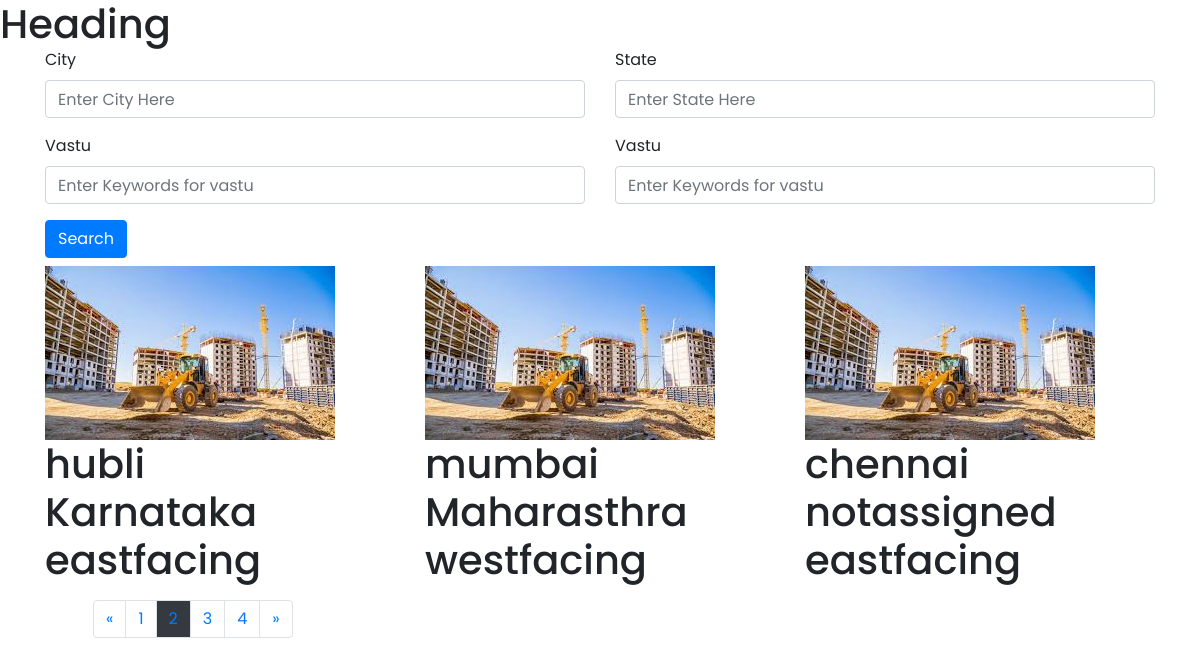
Before: /site/list/?page=2 with the older database file.
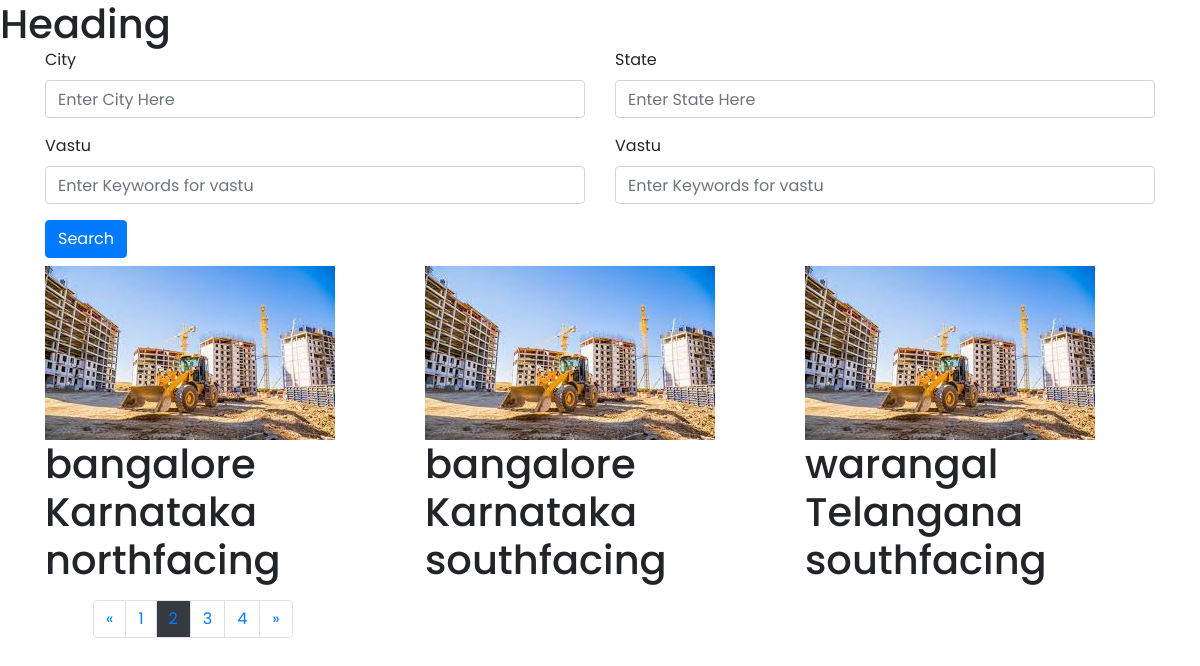
After: the same page with the newer database file.
### build/models.py (models this page shows, shortened)
class Prop(models.Model):
    city = models.CharField(max_length=30,unique=False)
    state = models.CharField(max_length=30,unique=False)
    photo = models.ImageField(default='default.png',upload_to='site_photos',blank=True,null=True)
    vastu = models.CharField(max_length=50,unique=False)
    cost = models.IntegerField(unique=False,default=100)
    facilities = models.CharField(max_length=50,unique=False)
    date_added = models.DateTimeField(default=datetime.now,blank=True)

### build/views.py (the view)
# urls.py: path('list/',search,name='list'),
def search(request):
    prop = Prop.objects.order_by('-date_added')
    if 'city' in request.GET:
        city = request.GET['city']
        if city:
            prop = prop.filter(city__iexact=city)
    if 'state' in request.GET:
        state = request.GET['state']
        if state:
            prop = prop.filter(state__iexact=state)
    """
    if 'bedrooms'in request.GET:
        bedrooms=request.GET['bedrooms']
        if bedrooms:
            listings=listings.filter(bedrooms__lte=bedrooms)
    #price
    if 'price'in request.GET:
        price=request.GET['price']
        if price:
            listings=listings.filter(price__lte=price)
    """
    pageCursor = Paginator(prop, 3)
    page = request.GET.get("page")
    try:
        prop_list = pageCursor.page(page)
    except PageNotAnInteger:
        prop_list = pageCursor.page(1)
    except EmptyPage:
        prop_list = pageCursor.page(pageCursor.num_pages)
    context = {'prop_list': prop_list,
               }
    return render(request, 'build/build_list.html', context)

### build/templatetags/urlHelper.py (called while the page is built)
@register.simple_tag
def relative_url(value, field_name, urlencode=None):
    url = '?{}={}'.format(field_name, value)
    if urlencode:
        querystring = urlencode.split('&')
        filtered_querystring = filter(
            lambda p: p.split('=')[0] != field_name, querystring)
        encoded_querystring = '&'.join(filtered_querystring)
        url = '{}&{}'.format(url, encoded_querystring)
    return url

### templates/build/build_list.html (shortened to what this page needs)
<!DOCTYPE html>
{% load urlHelper %}
{% load static %}
<html lang="en">
  <head>
    <link rel="stylesheet" href="{% static 'home/css/flex-slider.css' %}" />
    <link rel="stylesheet" href="{% static 'home/css/bootstrap.min.css' %}" />
    <link rel="stylesheet" href="{% static 'home/css/font-awesome.css' %} " />
    <link
      rel="stylesheet"
      href="{% static 'home/css/templatemo-lava.css' %} "
    />
    <link rel="stylesheet" href="{% static 'home/css/owl-carousel.css' %} " />
  </head>
  <body>
    <h1>Heading</h1>
    <div class="container">
      <form action="{% url 'build:list' %}">
        <div class="row">
          <div class="col">
          <div class="form-group">
            <label for="formGroupExampleInput">City</label>
            <input
              type="text"
              name="city"
              class="form-control"
              id="formGroupExampleInput"
              placeholder="Enter City Here"
            />
          </div>
          </div>
          <div class="col">
          <div class="form-group">
            <label for="formGroupExampleInput2">State</label>
            <input
              type="text"
              name="state"
              class="form-control"
              id="formGroupExampleInput2"
              placeholder="Enter State Here"
            />
          </div>
          </div>
          <div class="col">
            <div class="form-group">
              <label for="formGroupExampleInput2">Vastu</label>
              <input
                type="text"
                name="vastu"
                class="form-control"
                id="formGroupExampleInput2"
                placeholder="Enter Keywords for vastu"
              />
            </div>
          </div>
          <div class="col">
            <div class="form-group">
              <label for="formGroupExampleInput2">Vastu</label>
              <input
                type="text"
                name="vastu"
                class="form-control"
                id="formGroupExampleInput2"
                placeholder="Enter Keywords for vastu"
              />
            </div>
          </div>
        </div>
        <button class="btn btn-primary mb-2" type="submit">Search</button>
      </form>
    </div>
    <div class="container">
      <div class="row">
      {% for build in prop_list %}
      <div class="col">
        <img id="propic" alt="Img Not Found ;(" src="{{ build.photo.url }}" />
        <h1>{{build.city}}</h1>
        <h1>{{build.state}}</h1>
        <h1>{{build.vastu}}</h1>
      </div>
    {% endfor %}
      </div>
      <div class="mx-5 my-3">
        <nav aria-label="Page navigation example">
          <ul class="pagination pagination-md">
            {%if prop_list.has_previous %}
            <li class="page-item">
              <a
                class="page-link"
                href="{% relative_url prop_list.previous_page_number 'page' request.GET.urlencode %}"
                aria-label="Previous"
              >
                <span aria-hidden="true">&laquo;</span>
              </a>
            </li>
            {% endif %}
            {% for num in prop_list.paginator.page_range %}
              <li class="page-item">
                {% if prop_list.number == num %}
                <a class="page-link bg-dark" href="{% relative_url num 'page' request.GET.urlencode %}">{{num}}</a>
                {% elif num > prop_list.number|add:'-3' and num < prop_list.number|add:'3' %}
                <a class="page-link" href="{% relative_url num 'page' request.GET.urlencode %}">{{num}}</a>
                {% endif %}
              </li>
            {% endfor %}
            {% if prop_list.has_next %}
            <li class="page-item">
              <a
                class="page-link"
                href="{% relative_url prop_list.next_page_number 'page' request.GET.urlencode %}"
                aria-label="Next"
              >
                <span aria-hidden="true">&raquo;</span>
              </a>
            </li>
            {% endif %}
          </ul>
        </nav>
      </div>
    </div>
  </body>
</html>

Changed rows visible on the page:
removed Prop: photo (placeholder picture), city "hubli", state "Karnataka", vastu "eastfacing"
removed Prop: photo (placeholder picture), city "mumbai", state "Maharasthra", vastu "westfacing"
removed Prop: photo (placeholder picture), city "chennai", state "notassigned", vastu "eastfacing"
now on this page (row edited): Prop: photo (placeholder picture), city "bangalore", state "Karnataka", vastu "northfacing"
now on this page (row edited): Prop: photo (placeholder picture), city "bangalore", state "Karnataka", vastu "southfacing"
now on this page (row edited): Prop: photo (placeholder picture), city "warangal", state "Telangana", vastu "southfacing"
